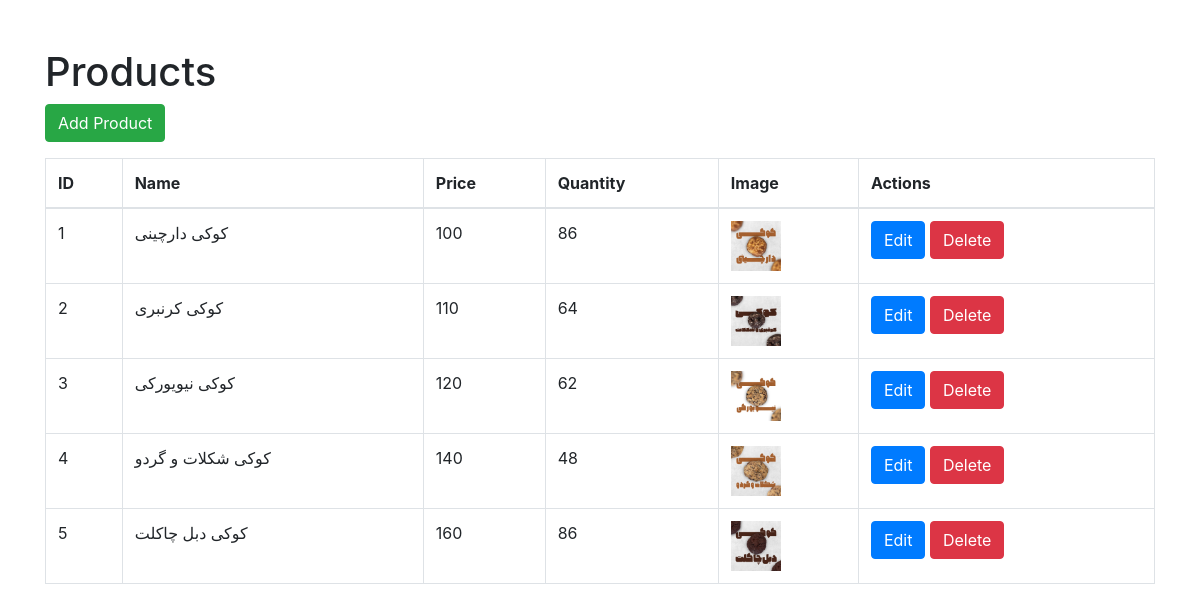
/products/, run on an earlier commit of the app's database.
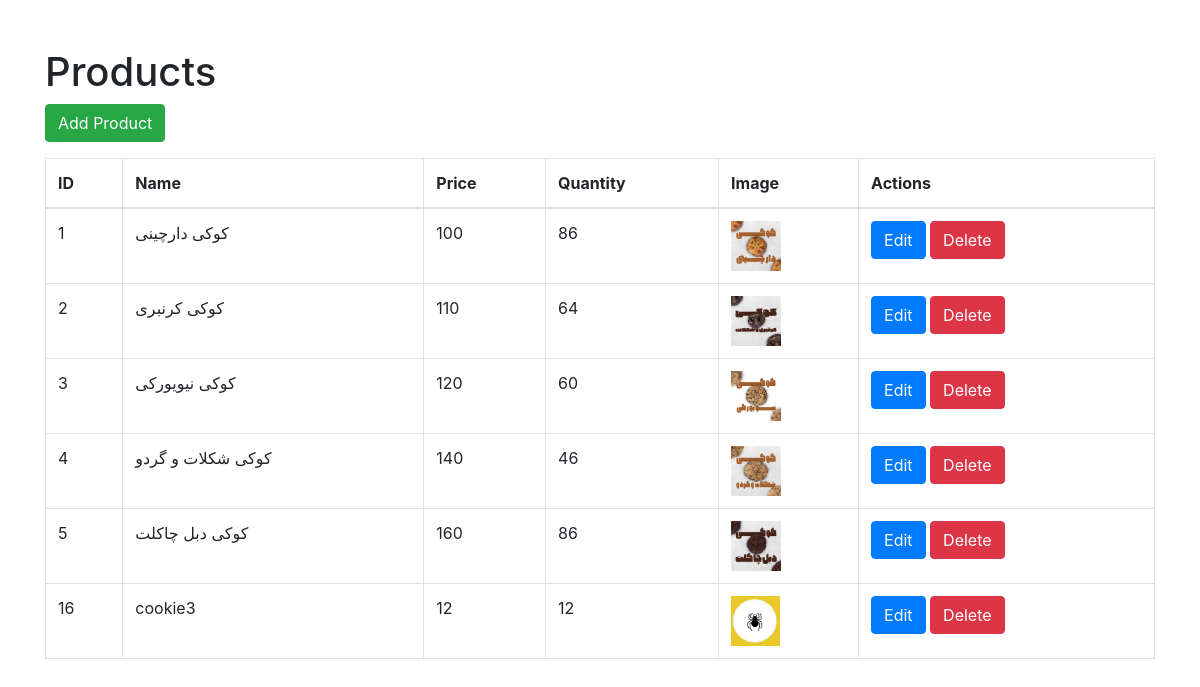
And on a later commit of the database.
### shop/models.py (models this page shows, shortened)
class Product(models.Model):
    name = models.CharField(max_length=100)
    price = models.PositiveIntegerField()
    quantity = models.PositiveIntegerField()
    image = models.ImageField(upload_to='images', null=True, blank=True)  # Image field added
    ingredient= models.CharField(max_length=500,null=True, blank=True)
    description=models.CharField(max_length=1000,null=True, blank=True)

### shop/views.py (the view)
# urls.py: path('products/', views.product_list, name='product_list'),  # Product list
def product_list(request):
    products = Product.objects.all()
    return render(request, 'shop/product_list.html', {'products': products})

### shop/templates/shop/product_list.html (shortened to what this page needs)
<!DOCTYPE html>
<html>
<head>
    <link rel="stylesheet" href="https://stackpath.bootstrapcdn.com/bootstrap/4.5.2/css/bootstrap.min.css">
</head>
<body>
    <div class="container mt-5">
        <h1>Products</h1>
        <a href="{% url 'product_add' %}" class="btn btn-success mb-3">Add Product</a>
        <table class="table table-bordered">
            <thead>
                <tr>
                    <th>ID</th>
                    <th>Name</th>
                    <th>Price</th>
                    <th>Quantity</th>
                    <th>Image</th>
                    <th>Actions</th>
                </tr>
            </thead>
            <tbody>
    {% for product in products %}
    <tr>
        <td>{{ product.id }}</td>
        <td>{{ product.name }}</td>
        <td>{{ product.price }}</td>
        <td>{{ product.quantity }}</td>
        <td>
            {% if product.image %}
                <img src="{{ product.image.url }}" alt="{{ product.name }}" height="50">
            {% else %}
                No Image
            {% endif %}
        </td>
        <td>
            <a href="{% url 'product_edit' product.id %}" class="btn btn-primary">Edit</a>
            <form method="post" action="{% url 'product_delete' product.id %}" style="display: inline;">
                <button type="submit" class="btn btn-danger" onclick="return confirm('Are you sure you want to delete this product?')">Delete</button>
            </form>
        </td>
    </tr>
    {% endfor %}
</tbody>
        </table>
    </div>
</body>
</html>

What changed in the data, as far as the page shows it:
changed Product "کوکی نیویورکی": quantity "62" → "60"
changed Product "کوکی شکلات و گردو": quantity "48" → "46"
added Product: id "16", name "cookie3", price "12", quantity "12", image (picture)
